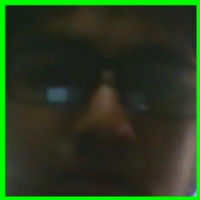
#> input picture faces/face_0.jpg, 200 x 200 px, given in place of face_1.jpg, which was not available
$ jupyter execute --allow-errors dataset_processing.ipynb
#> lines starting #> are read from the running program, lines starting #| are printed output that depends on the picture
#> further down, trainImg is the input picture: shape (200, 200, 3); mean B, G, R 30.3, 60.5, 39.8
#> `trainGray = cv2.cvtColor(trainImg,cv2.COLOR_BGR2GRAY)`:
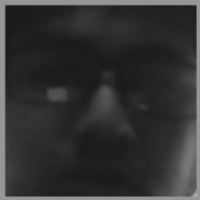
#> trainGray: shape (200, 200); min 25, max 185, mean 50.9
#> pass 2 of the loop `for i in range(1 , 50):`:
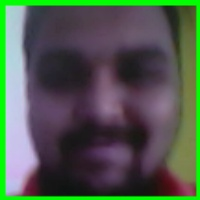
#> input picture faces/face_101.jpg, 200 x 200 px, given in place of face_2.jpg, which was not available
#> trainImg is the input picture: shape (200, 200, 3); mean B, G, R 78.4, 92.2, 79.7
#> `trainGray = cv2.cvtColor(trainImg,cv2.COLOR_BGR2GRAY)`:
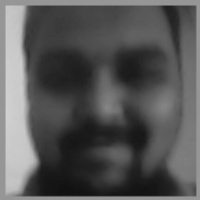
#> trainGray: shape (200, 200); min 16, max 209, mean 86.9
[cell 1]
import numpy as np
import cv2
from matplotlib import pyplot as plt
#========================================= Training ============================================
cells  =[]
#> (the rest of this cell did not finish here and is left out)
